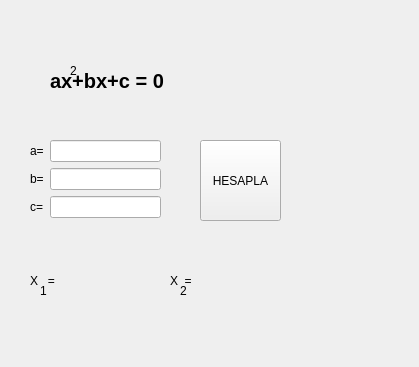
<?xml version="1.0" encoding="UTF-8"?>
<ui version="4.0">
 <class>anaSayfa</class>
 <widget class="QWidget" name="anaSayfa">
  <property name="geometry">
   <rect>
    <x>0</x>
    <y>0</y>
    <width>419</width>
    <height>367</height>
   </rect>
  </property>
  <property name="windowTitle">
   <string>anaSayfa</string>
  </property>
  <widget class="QLabel" name="label">
   <property name="geometry">
    <rect>
     <x>50</x>
     <y>30</y>
     <width>151</width>
     <height>101</height>
    </rect>
   </property>
   <property name="font">
    <font>
     <pointsize>15</pointsize>
     <bold>true</bold>
    </font>
   </property>
   <property name="text">
    <string>ax+bx+c = 0</string>
   </property>
  </widget>
  <widget class="QLabel" name="label_2">
   <property name="geometry">
    <rect>
     <x>70</x>
     <y>60</y>
     <width>16</width>
     <height>21</height>
    </rect>
   </property>
   <property name="text">
    <string>2</string>
   </property>
  </widget>
  <widget class="QWidget" name="layoutWidget">
   <property name="geometry">
    <rect>
     <x>30</x>
     <y>140</y>
     <width>131</width>
     <height>86</height>
    </rect>
   </property>
   <layout class="QFormLayout" name="formLayout">
    <item row="0" column="0">
     <widget class="QLabel" name="label_3">
      <property name="text">
       <string>a=</string>
      </property>
     </widget>
    </item>
    <item row="0" column="1">
     <widget class="QLineEdit" name="lineEdit_A"/>
    </item>
    <item row="1" column="0">
     <widget class="QLabel" name="label_4">
      <property name="text">
       <string>b=</string>
      </property>
     </widget>
    </item>
    <item row="1" column="1">
     <widget class="QLineEdit" name="lineEdit_B"/>
    </item>
    <item row="2" column="0">
     <widget class="QLabel" name="label_5">
      <property name="text">
       <string>c=</string>
      </property>
     </widget>
    </item>
    <item row="2" column="1">
     <widget class="QLineEdit" name="lineEdit_C"/>
    </item>
   </layout>
  </widget>
  <widget class="QPushButton" name="pushButton">
   <property name="geometry">
    <rect>
     <x>200</x>
     <y>140</y>
     <width>81</width>
     <height>81</height>
    </rect>
   </property>
   <property name="text">
    <string>HESAPLA</string>
   </property>
  </widget>
  <widget class="QLabel" name="label_x1">
   <property name="geometry">
    <rect>
     <x>30</x>
     <y>270</y>
     <width>71</width>
     <height>21</height>
    </rect>
   </property>
   <property name="text">
    <string>X   = </string>
   </property>
  </widget>
  <widget class="QLabel" name="label_x2">
   <property name="geometry">
    <rect>
     <x>170</x>
     <y>270</y>
     <width>71</width>
     <height>21</height>
    </rect>
   </property>
   <property name="text">
    <string>X  = </string>
   </property>
  </widget>
  <widget class="QLabel" name="label_8">
   <property name="geometry">
    <rect>
     <x>40</x>
     <y>280</y>
     <width>16</width>
     <height>21</height>
    </rect>
   </property>
   <property name="text">
    <string>1</string>
   </property>
  </widget>
  <widget class="QLabel" name="label_9">
   <property name="geometry">
    <rect>
     <x>180</x>
     <y>280</y>
     <width>16</width>
     <height>21</height>
    </rect>
   </property>
   <property name="text">
    <string>2</string>
   </property>
  </widget>
 </widget>
 <resources/>
 <connections/>
</ui>
